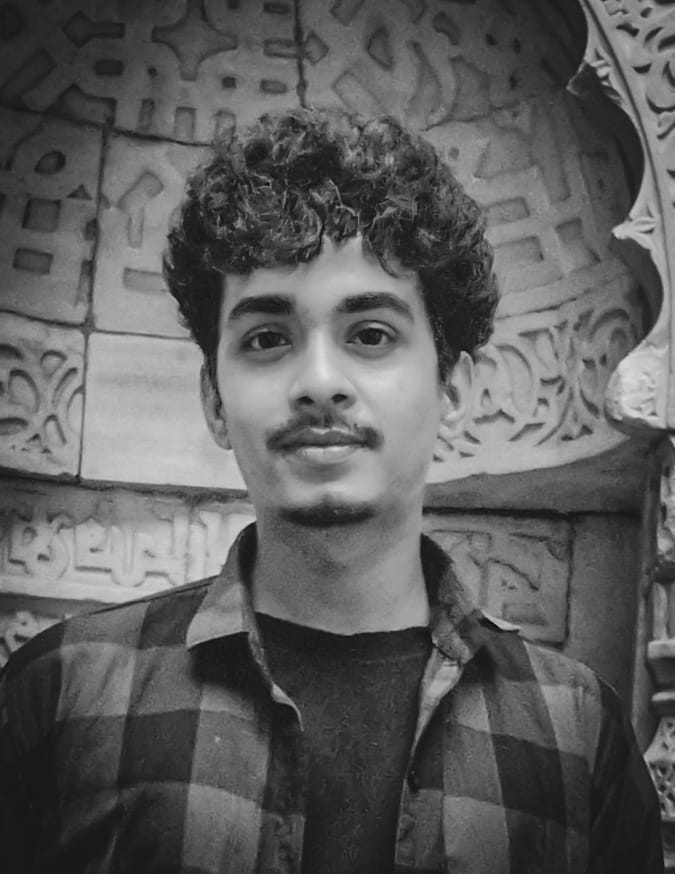
#> input picture opencvFirst/img/myimg.jpeg, 675 x 874 px
$ python _14_edge_Detection.py
#> lines starting #> are read from the running program, lines starting #| are printed output that depends on the picture
# Edge Detection using Canny(John Canny) Edge Detector
#step 1: Noise Reduction using Gaussian Filter
#step 2: Gradient Calculation using Sobel Filter
#step 3: Non-maximum Suppression
#step 4: Double Thresholding
#step 5: Edge Tracking by Hysteresis


import cv2 as cv
import numpy as np
import matplotlib.pyplot as plt


img = cv.imread('./img/myimg.jpeg', 0)
#> img is the input picture: shape (874, 675); min 5, max 225, mean 92.7
edges = cv.Canny(img,100,200)
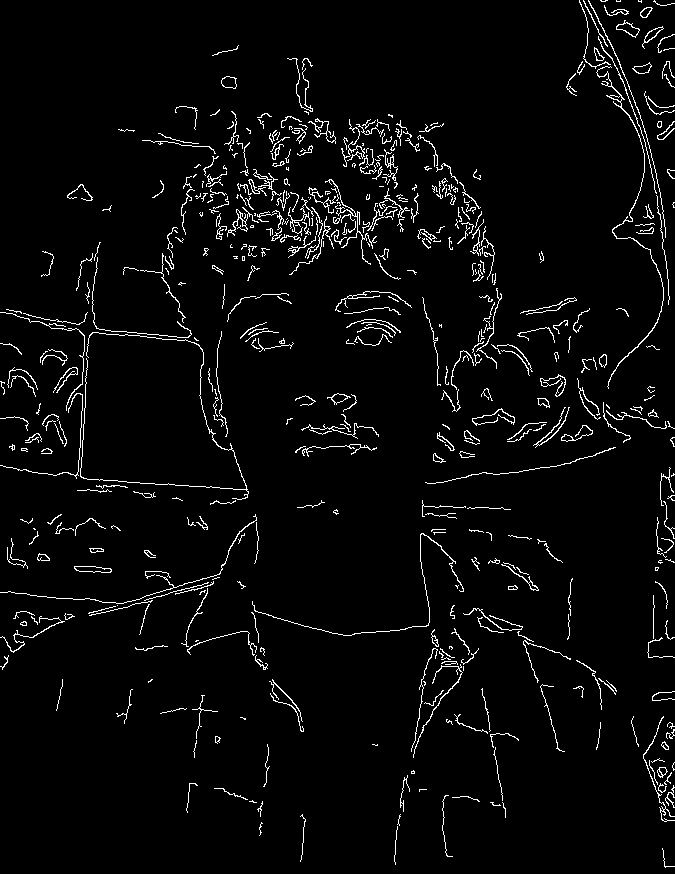
#> edges: shape (874, 675); 3.6% white in thin lines or dots
plt.subplot(121),plt.imshow(img,cmap = 'gray')
plt.title('Original Image'), plt.xticks([]), plt.yticks([])
plt.subplot(122),plt.imshow(edges,cmap = 'gray')
plt.title('Edges of original Image'), plt.xticks([]), plt.yticks([])
plt.show()
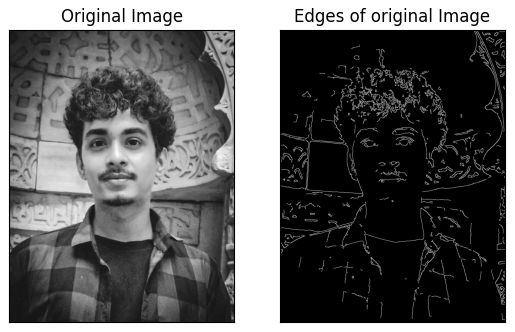
#> figure drawn by matplotlib, 2 panels

cv.imwrite('./img/myimg_edge.jpg', edges)
cv.waitKey(0)
cv.destroyAllWindows()
# python _14_edge_Detection.py

$ run again, with opencvFirst/img/color_line.png saved as opencvFirst/img/myimg.jpeg
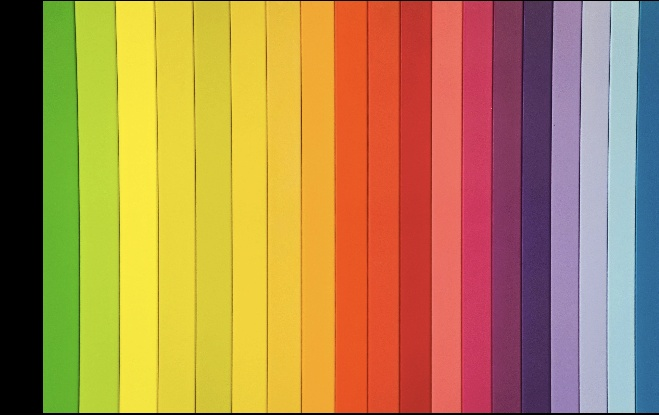
#> input picture opencvFirst/img/color_line.png, 659 x 415 px
#> `edges = cv.Canny(img,100,200)`:
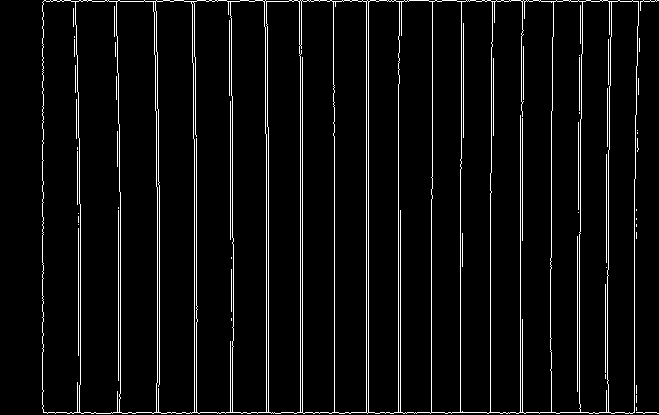
#> edges: shape (415, 659); 5% white in thin lines or dots
#> `plt.show()`:
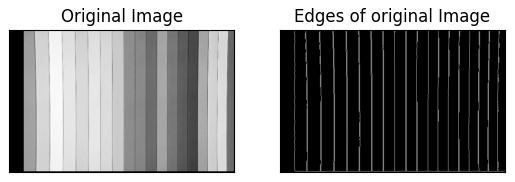
#> figure drawn by matplotlib, 2 panels

$ run again, with opencvFirst/img/color_line_large.jpg copied over opencvFirst/img/myimg.jpeg
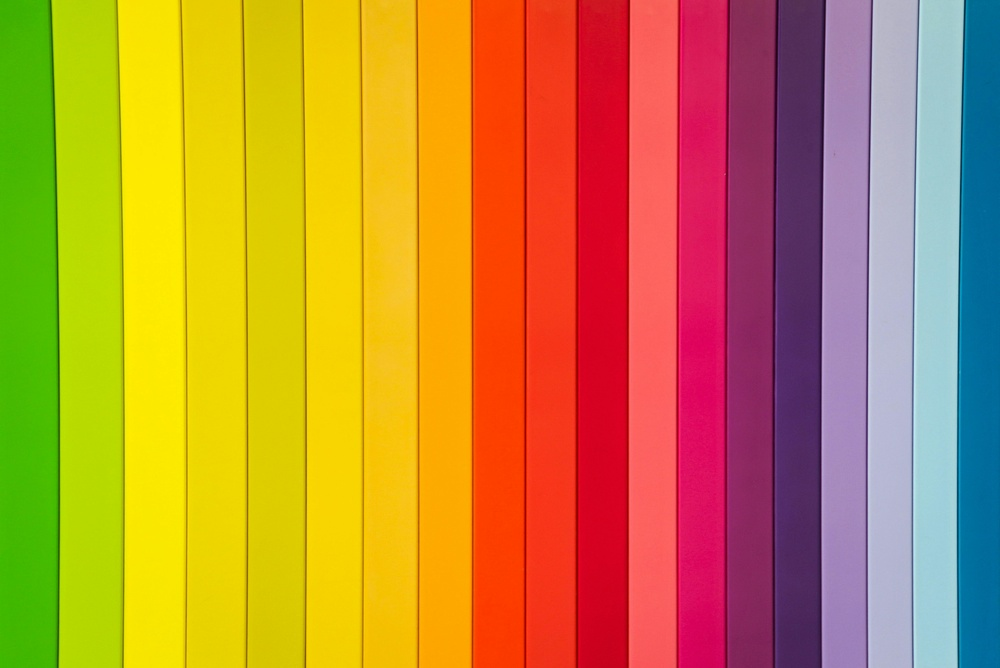
#> input picture opencvFirst/img/color_line_large.jpg, 1000 x 668 px, shrunk from 5141 x 3434 before the run
#> `edges = cv.Canny(img,100,200)`:
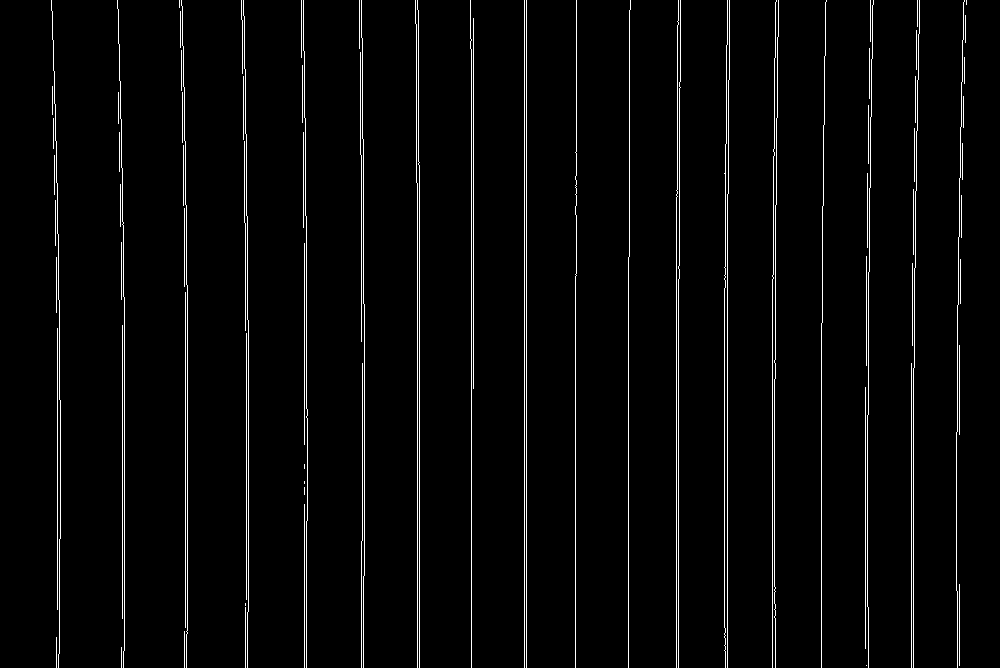
#> edges: shape (668, 1000); 3.1% white in thin lines or dots
#> `plt.show()`:
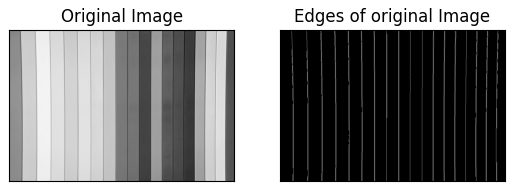
#> figure drawn by matplotlib, 2 panels
